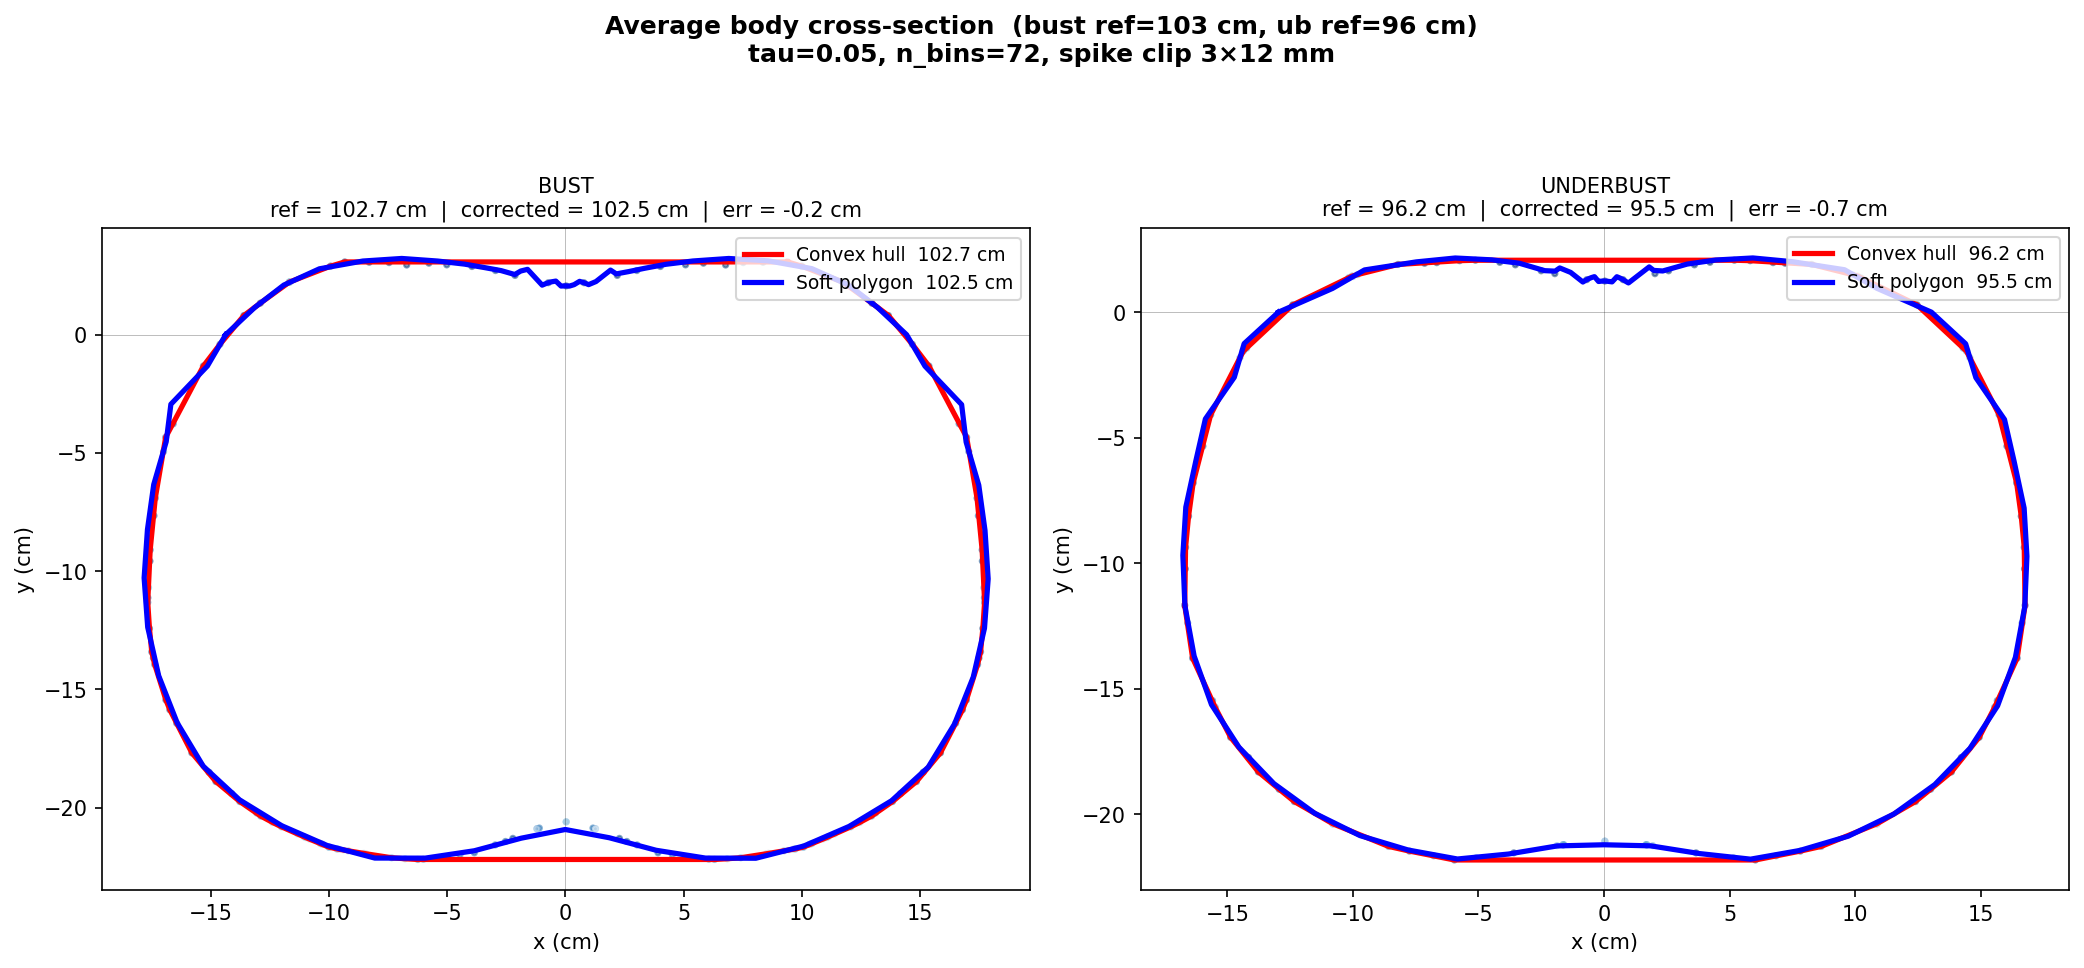

Python code for this plot:
"""Visualise soft-polygon cross-section on a body close to the dataset mean.

Picks the body whose (bust_cm, underbust_cm) is nearest to the dataset mean,
then draws bust + underbust cross-sections (after spike clip).

Usage:
    cd hmr/clad-body
    venv/bin/python experiments/soft_circ_avg.py
    # → saves experiments/soft_circ_avg.png
"""

import json, os, random, sys
import numpy as np
import torch
import matplotlib
matplotlib.use("Agg")
import matplotlib.pyplot as plt
from scipy.spatial import ConvexHull

CLAD_BODY_ROOT = os.path.dirname(os.path.dirname(os.path.abspath(__file__)))
sys.path.insert(0, CLAD_BODY_ROOT)
sys.path.insert(0, os.path.join(CLAD_BODY_ROOT, "experiments"))

from clad_body.load.anny import load_anny_from_params
from soft_circ_experiment import bust_z_differentiable
from soft_circ_improve import soft_circ, _make_model_pack, _forward

DATA = "/home/arkadius/Projects/datar/clad/vton-exp/hmr/body-tuning/questionnaire/data_10k_42/train.json"
OUT  = os.path.join(CLAD_BODY_ROOT, "experiments", "soft_circ_avg.png")

N_BINS = 72;  SIGMA_Z = 0.005;  TAU = 0.050
CLIP_WINDOW = 3;  CLIP_THRESH = 0.012
BUST_A, BUST_B = 0.9936, -0.9925
UB_A,   UB_B   = 0.9758,  0.4157


def cross_section(verts, edges, z):
    if not isinstance(z, torch.Tensor):
        z = torch.tensor(z, dtype=verts.dtype)
    v  = verts[0]
    va = v[edges[:, 0]];  vb = v[edges[:, 1]]
    za, zb = va[:, 2], vb[:, 2]
    dz = zb - za
    t  = (z - za) / (dz + 1e-10)
    w  = torch.sigmoid(t / TAU) * torch.sigmoid((1 - t) / TAU)
    w  = w * torch.sigmoid(torch.abs(dz) / SIGMA_Z - 1.0)
    t_c = t.clamp(0, 1)
    px = va[:, 0] + t_c * (vb[:, 0] - va[:, 0])
    py = va[:, 1] + t_c * (vb[:, 1] - va[:, 1])
    r  = torch.sqrt(px**2 + py**2 + 1e-10)
    theta = torch.atan2(py, px)

    bc = torch.linspace(-np.pi, np.pi*(1-2/N_BINS), N_BINS, dtype=verts.dtype)
    sig_th = (2*np.pi/N_BINS) * 0.6
    ad = torch.atan2(torch.sin(theta.unsqueeze(-1) - bc.unsqueeze(0)),
                     torch.cos(theta.unsqueeze(-1) - bc.unsqueeze(0)))
    cw = w.unsqueeze(-1) * torch.exp(-ad**2 / (2*sig_th**2))
    mw = cw * (w.unsqueeze(-1) > 0.01).float()
    lw = torch.log(mw + 1e-30) + r.unsqueeze(-1) / TAU
    ew = torch.exp(lw - lw.max(0, keepdim=True).values) * (mw > 1e-20).float()
    rb = (r.unsqueeze(-1) * ew).sum(0) / (ew.sum(0) + 1e-10)

    r_np = rb.detach().numpy().copy()
    for i in range(N_BINS):
        idxs = [(i-CLIP_WINDOW+j) % N_BINS for j in range(2*CLIP_WINDOW+1) if j != CLIP_WINDOW]
        nm = float(np.median(r_np[idxs]))
        if r_np[i] > nm + CLIP_THRESH:
            r_np[i] = nm
    rb = torch.tensor(r_np, dtype=verts.dtype)

    pts = torch.stack([rb*torch.cos(bc), rb*torch.sin(bc)], dim=-1)
    raw_cm = torch.sum(torch.linalg.norm(torch.roll(pts,-1,0)-pts,dim=-1)).item()*100
    return (px.numpy(), py.numpy(), w.numpy(), r_np, bc.numpy(), raw_cm)


def draw_panel(ax, px, py, w, r_bin, bc, ref_cm, corr_cm, title):
    active = w > 0.05
    sc = ax.scatter(px[active]*100, py[active]*100, c=w[active],
                    cmap="Blues", s=6, alpha=0.5, vmin=0, vmax=1, zorder=1)

    hard = w > 0.3
    ph = np.column_stack([px[hard], py[hard]])
    if len(ph) >= 3:
        try:
            hull = ConvexHull(ph)
            hp = np.vstack([ph[hull.vertices], ph[hull.vertices[0]]])
            h_circ = np.sum(np.linalg.norm(np.diff(hp, axis=0), axis=1))*100
            ax.plot(hp[:,0]*100, hp[:,1]*100, "r-", lw=2.5,
                    label=f"Convex hull  {h_circ:.1f} cm", zorder=3)
        except Exception:
            pass

    bx = r_bin * np.cos(bc);  by = r_bin * np.sin(bc)
    poly = np.vstack([np.column_stack([bx, by]), [bx[0], by[0]]])
    ax.plot(poly[:,0]*100, poly[:,1]*100, "b-", lw=2.5,
            label=f"Soft polygon  {corr_cm:.1f} cm", zorder=4)

    ax.set_aspect("equal")
    ax.set_xlabel("x (cm)", fontsize=10)
    ax.set_ylabel("y (cm)", fontsize=10)
    ax.legend(fontsize=9, loc="upper right")
    ax.set_title(
        f"{title}\nref = {ref_cm:.1f} cm  |  corrected = {corr_cm:.1f} cm  |  err = {corr_cm-ref_cm:+.1f} cm",
        fontsize=10
    )
    ax.axhline(0, color="k", lw=0.4, alpha=0.3)
    ax.axvline(0, color="k", lw=0.4, alpha=0.3)
    return sc


if __name__ == "__main__":
    print("Loading dataset...")
    with open(DATA) as f:
        all_e = json.load(f)
    entries = random.Random(42).sample(all_e, 100)

    # Dataset mean bust + underbust
    valid = [(e, e["measurements"]["bust_cm"], e["measurements"]["underbust_cm"])
             for e in entries
             if e["measurements"].get("bust_cm") and e["measurements"].get("underbust_cm")]
    mean_b = np.mean([v[1] for v in valid])
    mean_u = np.mean([v[2] for v in valid])
    print(f"  Dataset mean: bust={mean_b:.1f} cm  underbust={mean_u:.1f} cm")

    # Pick body closest to mean (normalised distance)
    std_b = np.std([v[1] for v in valid])
    std_u = np.std([v[2] for v in valid])
    best_d, best_e = 1e9, None
    for e, b, u in valid:
        d = ((b - mean_b)/std_b)**2 + ((u - mean_u)/std_u)**2
        if d < best_d:
            best_d, best_e = d, e
    print(f"  Chosen body: bust={best_e['measurements']['bust_cm']:.1f}  "
          f"underbust={best_e['measurements']['underbust_cm']:.1f}")

    print("Setting up model...")
    model, torso_edges, breast_idx, pose = _make_model_pack(best_e["params"])

    body  = load_anny_from_params(best_e["params"], requires_grad=False)
    verts = _forward(model, body, pose)
    bz    = bust_z_differentiable(model, verts)
    uz    = verts[0, breast_idx, 2].min()

    bpx, bpy, bw, br, bbc, b_raw = cross_section(verts, torso_edges, bz)
    upx, upy, uw, ur, ubc, u_raw = cross_section(verts, torso_edges, uz)

    b_corr = BUST_A*b_raw + BUST_B
    u_corr = UB_A*u_raw + UB_B
    ref_b  = best_e["measurements"]["bust_cm"]
    ref_u  = best_e["measurements"]["underbust_cm"]

    print(f"  Bust:      raw={b_raw:.1f}  corr={b_corr:.1f}  ref={ref_b:.1f}  err={b_corr-ref_b:+.1f}")
    print(f"  Underbust: raw={u_raw:.1f}  corr={u_corr:.1f}  ref={ref_u:.1f}  err={u_corr-ref_u:+.1f}")

    fig, (ax1, ax2) = plt.subplots(1, 2, figsize=(14, 7))
    fig.suptitle(
        f"Average body cross-section  (bust ref={ref_b:.0f} cm, ub ref={ref_u:.0f} cm)\n"
        f"tau={TAU}, n_bins={N_BINS}, spike clip {CLIP_WINDOW}×{CLIP_THRESH*1000:.0f} mm",
        fontsize=12, fontweight="bold"
    )

    draw_panel(ax1, bpx, bpy, bw, br, bbc, ref_b, b_corr, "BUST")
    draw_panel(ax2, upx, upy, uw, ur, ubc, ref_u, u_corr, "UNDERBUST")

    plt.tight_layout()
    plt.savefig(OUT, dpi=150, bbox_inches="tight")
    print(f"Saved → {OUT}")
